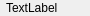
<?xml version="1.0" encoding="UTF-8"?>
<ui version="4.0">
 <class>DatabaseAdminFilterItem</class>
 <widget class="QWidget" name="DatabaseAdminFilterItem">
  <property name="geometry">
   <rect>
    <x>0</x>
    <y>0</y>
    <width>78</width>
    <height>16</height>
   </rect>
  </property>
  <property name="windowTitle">
   <string>Form</string>
  </property>
  <layout class="QHBoxLayout" name="horizontalLayout">
   <property name="spacing">
    <number>10</number>
   </property>
   <property name="leftMargin">
    <number>6</number>
   </property>
   <property name="topMargin">
    <number>0</number>
   </property>
   <property name="rightMargin">
    <number>6</number>
   </property>
   <property name="bottomMargin">
    <number>0</number>
   </property>
   <item>
    <widget class="QLabel" name="LabelText">
     <property name="text">
      <string>TextLabel</string>
     </property>
    </widget>
   </item>
   <item>
    <widget class="QPushButton" name="pushButton">
     <property name="sizePolicy">
      <sizepolicy hsizetype="Minimum" vsizetype="MinimumExpanding">
       <horstretch>0</horstretch>
       <verstretch>0</verstretch>
      </sizepolicy>
     </property>
     <property name="minimumSize">
      <size>
       <width>16</width>
       <height>16</height>
      </size>
     </property>
     <property name="maximumSize">
      <size>
       <width>16</width>
       <height>10000</height>
      </size>
     </property>
     <property name="text">
      <string/>
     </property>
     <property name="icon">
      <iconset resource="engine.qrc">
       <normaloff>:/engine/images/crud_delete.png</normaloff>:/engine/images/crud_delete.png</iconset>
     </property>
     <property name="flat">
      <bool>true</bool>
     </property>
    </widget>
   </item>
  </layout>
 </widget>
 <resources>
  <include location="engine.qrc"/>
 </resources>
 <connections/>
</ui>
